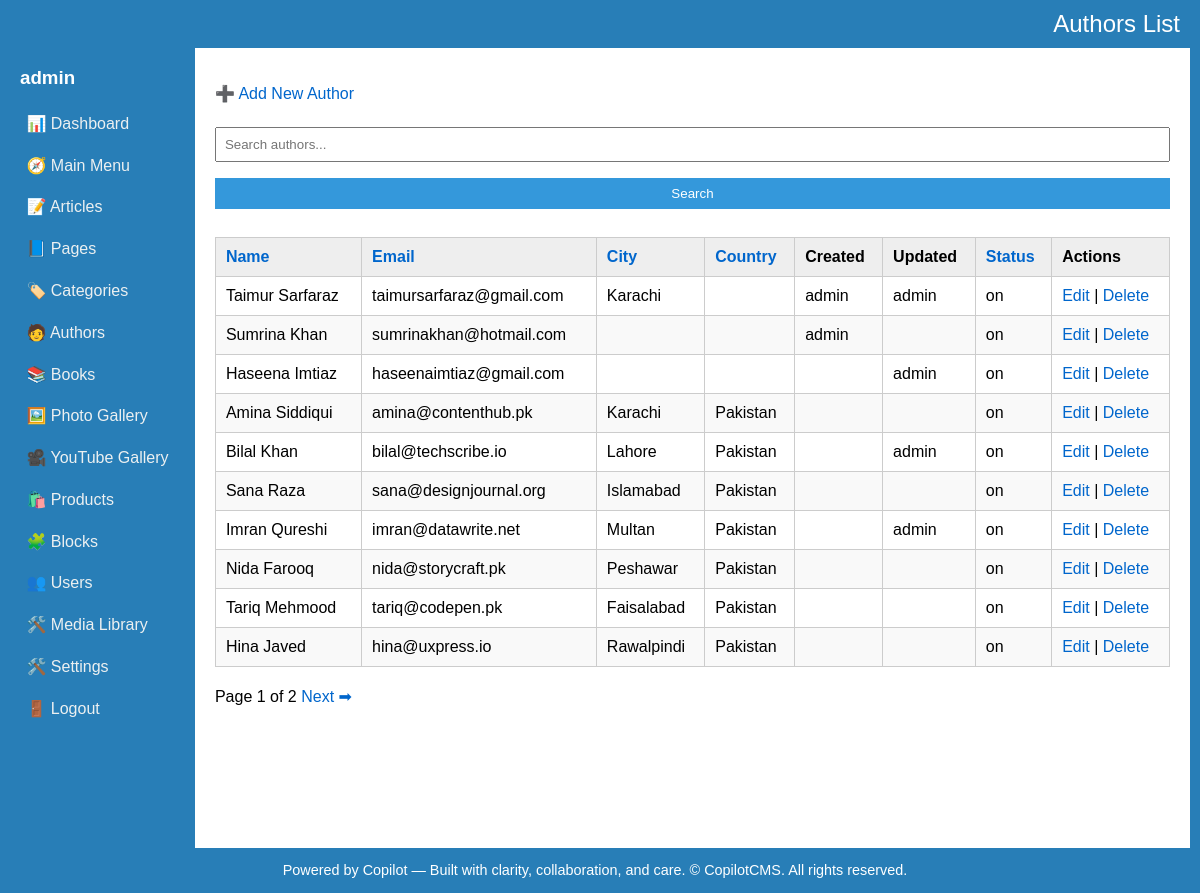
Before: /admin/authors/list.php (signed in) with the older database file.
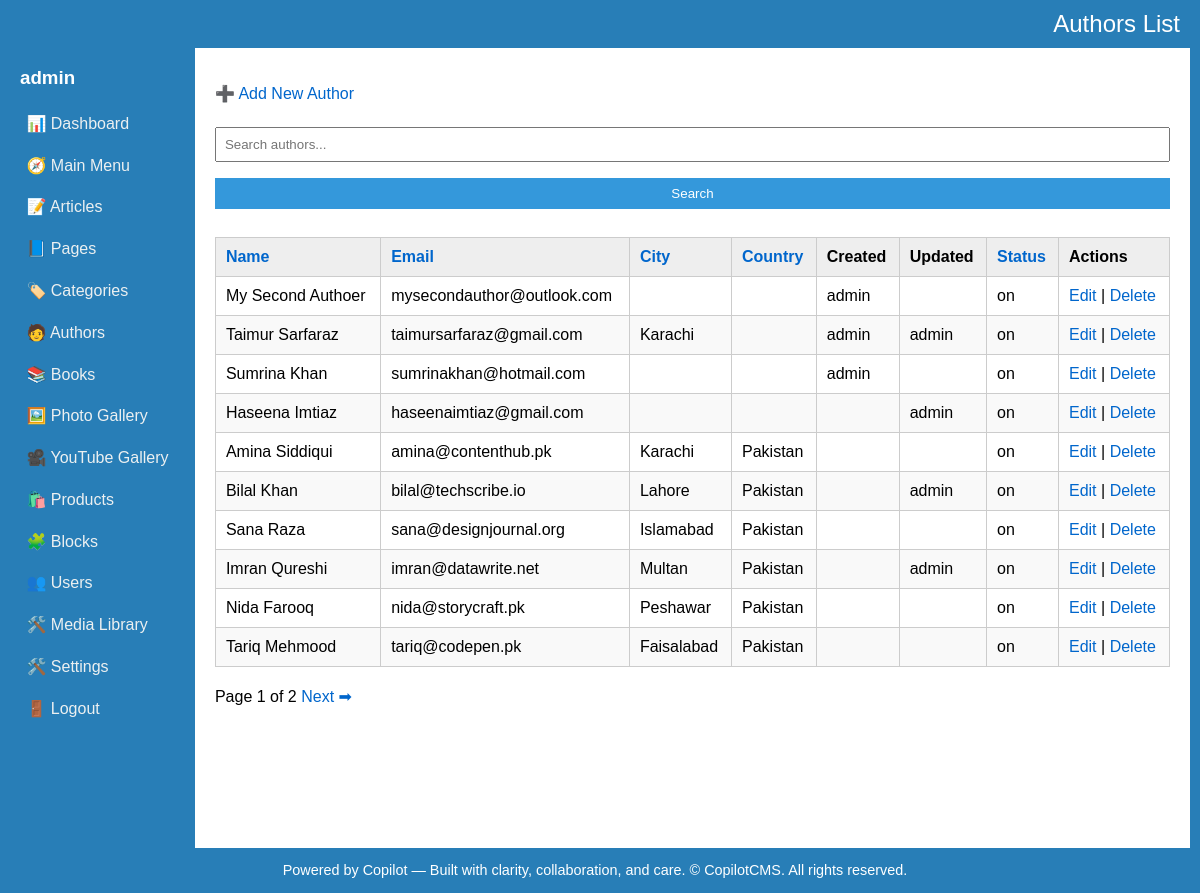
After: the same page with the newer database file.
### tables this page shows
CREATE TABLE IF NOT EXISTS `authors` (
  `key_authors` int(10) UNSIGNED NOT NULL AUTO_INCREMENT,
  `name` varchar(200) NOT NULL DEFAULT '',
  `email` varchar(200) NOT NULL DEFAULT '',
  `phone` varchar(50) NOT NULL DEFAULT '',
  `website` varchar(200) NOT NULL DEFAULT '',
  `url` varchar(200) NOT NULL DEFAULT '',
  `social_url_media1` varchar(200) NOT NULL DEFAULT '',
  `social_url_media2` varchar(200) NOT NULL DEFAULT '',
  `social_url_media3` varchar(200) NOT NULL DEFAULT '',
  `city` varchar(200) NOT NULL DEFAULT '',
  `state` varchar(200) NOT NULL DEFAULT '',
  `country` varchar(200) NOT NULL DEFAULT '',
  `image_url` varchar(200) NOT NULL DEFAULT '',
  `key_media_banner` int(10) UNSIGNED DEFAULT NULL,
  `description` varchar(2000) NOT NULL DEFAULT '',
  `status` varchar(3) NOT NULL DEFAULT '',
  `entry_date_time` timestamp NOT NULL DEFAULT CURRENT_TIMESTAMP,
  `update_date_time` timestamp NOT NULL DEFAULT CURRENT_TIMESTAMP,
  `created_by` int(10) UNSIGNED DEFAULT NULL,
  `updated_by` int(10) UNSIGNED DEFAULT NULL,
  PRIMARY KEY (`key_authors`),
  KEY `fk_authors_media` (`key_media_banner`)
);

CREATE TABLE IF NOT EXISTS `users` (
  `key_user` int(10) UNSIGNED NOT NULL AUTO_INCREMENT,
  `name` varchar(200) NOT NULL DEFAULT '',
  `username` varchar(100) NOT NULL,
  `password_hash` varchar(255) NOT NULL,
  `email` varchar(200) DEFAULT NULL,
  `role` enum('admin','editor','viewer') DEFAULT 'viewer',
  `status` varchar(3) DEFAULT 'on',
  `entry_date_time` timestamp NULL DEFAULT CURRENT_TIMESTAMP,
  `update_date_time` timestamp NULL DEFAULT CURRENT_TIMESTAMP ON UPDATE CURRENT_TIMESTAMP,
  `phone` varchar(20) DEFAULT NULL,
  `address` text,
  `city` varchar(100) DEFAULT NULL,
  `state` varchar(100) DEFAULT NULL,
  `country` varchar(100) DEFAULT NULL,
  `description` text,
  `url` varchar(200) DEFAULT NULL,
  PRIMARY KEY (`key_user`),
  UNIQUE KEY `username` (`username`)
);

### admin/authors/list.php (the view, shortened to what this page needs)
<?php
include '../db.php';
include '../layout.php';
?>
<p><a href="#" onclick="openModal()">➕ Add New Author</a></p>
<form method="get">
  <input type="text" name="q" placeholder="Search authors..." value="<?= htmlspecialchars($_GET['q'] ?? '') ?>">
  <input type="submit" value="Search">
</form>
<table>
  <thead>
    <tr>
      <th><?= sortLink('Name', 'name', $_GET['sort'] ?? '', $_GET['dir'] ?? '') ?></th>
      <th><?= sortLink('Email', 'email', $_GET['sort'] ?? '', $_GET['dir'] ?? '') ?></th>
      <th><?= sortLink('City', 'city', $_GET['sort'] ?? '', $_GET['dir'] ?? '') ?></th>
      <th><?= sortLink('Country', 'country', $_GET['sort'] ?? '', $_GET['dir'] ?? '') ?></th>
	  <th>Created</th>
	  <th>Updated</th>
      <th><?= sortLink('Status', 'status', $_GET['sort'] ?? '', $_GET['dir'] ?? '') ?></th>
      <th>Actions</th>
    </tr>
  </thead>
  <tbody>
    <?php
	$limit = 10;
	$page = isset($_GET['page']) ? max(1, intval($_GET['page'])) : 1;
	$offset = ($page - 1) * $limit;
	$sort = $_GET['sort'] ?? 'entry_date_time';
	$dir = $_GET['dir'] ?? 'desc';
	$q = $_GET['q'] ?? '';
	$q = $conn->real_escape_string($q);
    $sql = "SELECT * FROM authors";
	$sql .= " ORDER BY $sort $dir LIMIT $limit OFFSET $offset";
    $result = $conn->query($sql);
    while ($row = $result->fetch_assoc()) {
	$keyAuthors = $row["key_authors"];
	$createdUpdated = $conn->query("SELECT a.key_authors, u1.username AS creator, u2.username AS updater
		FROM authors a
		LEFT JOIN users u1 ON a.created_by = u1.key_user
		LEFT JOIN users u2 ON a.updated_by = u2.key_user
		WHERE key_authors = $keyAuthors")->fetch_assoc();
      echo "<tr>
        <td>{$row['name']}</td>
        <td>{$row['email']}</td>
        <td>{$row['city']}</td>
        <td>{$row['country']}</td>
		<td>{$createdUpdated['creator']}</td>
		<td>{$createdUpdated['updater']}</td>
        <td>{$row['status']}</td>
        <td>
          <a href='#' onclick='editItem({$row['key_authors']}, \"get_author.php\", [\"name\",\"email\",\"phone\",\"website\",\"url\",\"social_url_media1\",\"social_url_media2\",\"social_url_media3\",\"city\",\"state\",\"country\",\"image_url\",\"description\",\"status\"])'>Edit</a> |
          <a href='delete.php?id={$row['key_authors']}' onclick='return confirm(\"Delete this author?\")'>Delete</a>
        </td>
      </tr>";
    }
	$countSql = "SELECT COUNT(*) AS total FROM authors";
	$countResult = $conn->query($countSql);
	$totalArticles = $countResult->fetch_assoc()['total'];
	$totalPages = ceil($totalArticles / $limit);
    ?>
  </tbody>
</table>
<div id="pager">
	Page <?php echo $page; ?> of <?php echo $totalPages; ?>
	<?php if ($page < $totalPages): ?>
	  <a href="?page=<?php echo $page + 1; ?>&q=<?php echo urlencode($q); ?>&sort=<?php echo urlencode($sort); ?>&dir=<?php echo urlencode($dir); ?>">Next ➡</a>
	<?php endif; ?>
</div>

Changed rows visible on the page:
no longer on this page (row unchanged): authors: name "Hina Javed", email "hina@uxpress.io", city "Rawalpindi", country "Pakistan", status "on"
added authors: name "My Second Authoer", email "mysecondauthor@outlook.com", users.username "admin", status "on"
